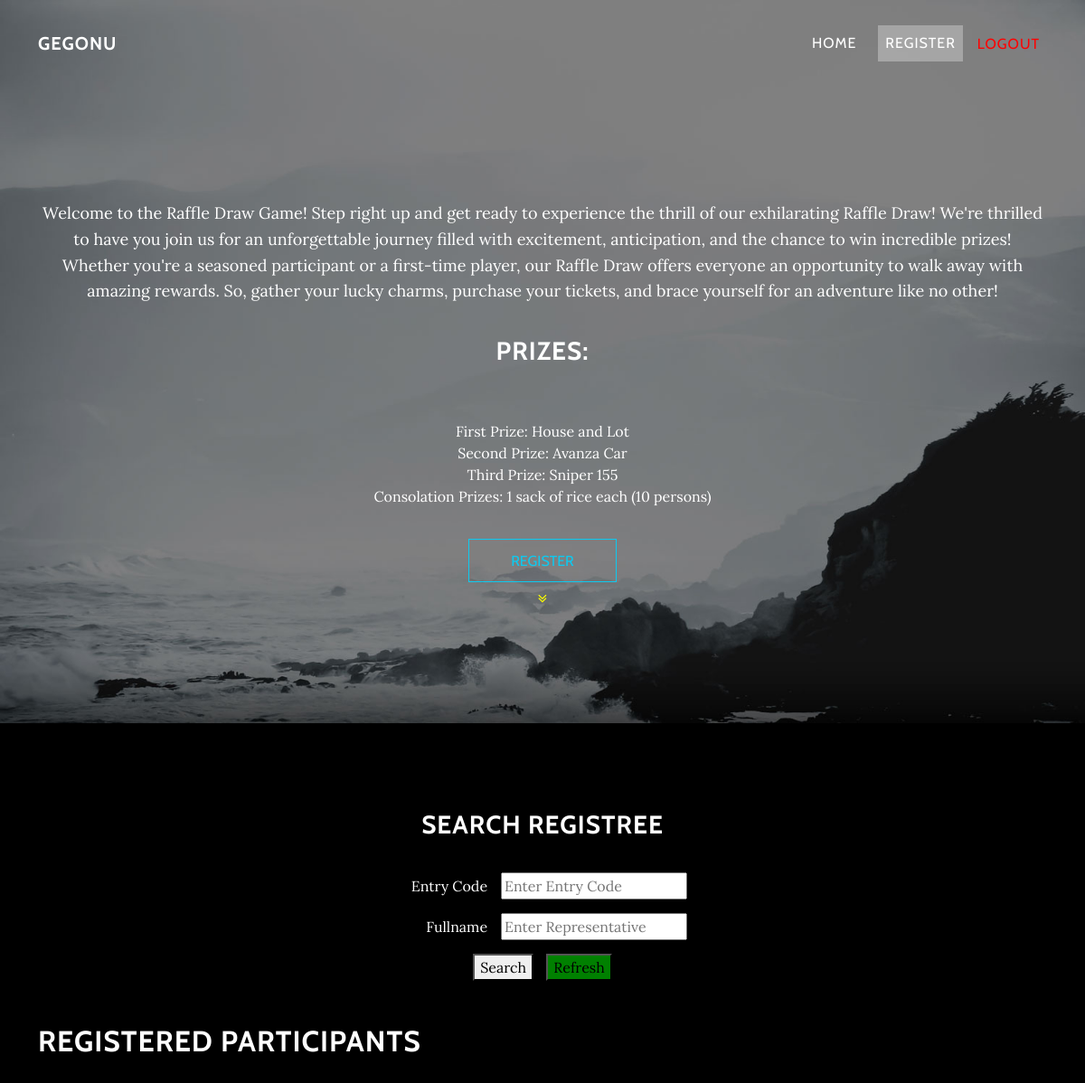
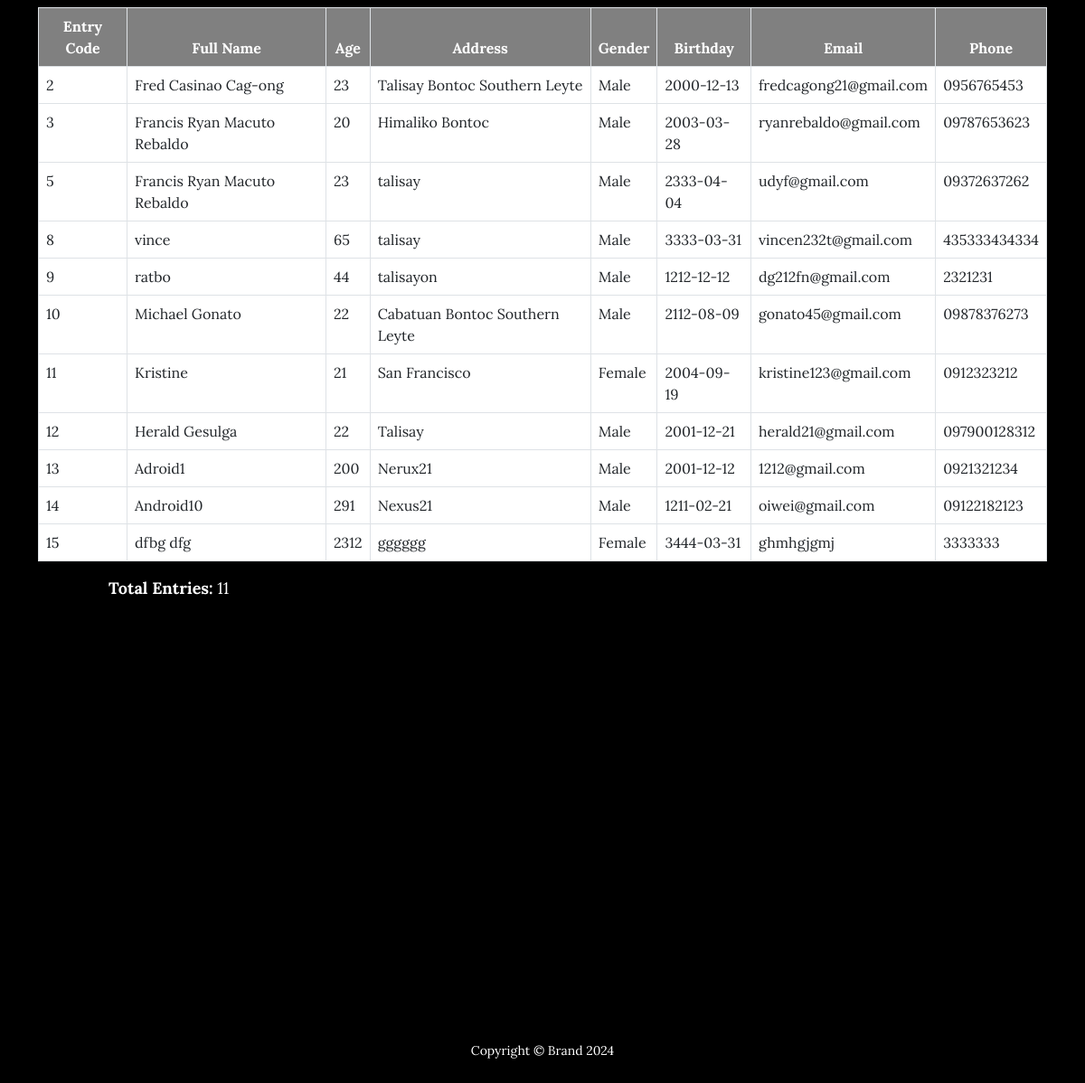
The app's page /index2.php with its own data (2 pictures, top to bottom).
### tables this page shows
CREATE TABLE `raffle_draw` (
  `id` int NOT NULL,
  `Fullname` varchar(255) DEFAULT NULL,
  `Age` int DEFAULT NULL,
  `Address` varchar(255) DEFAULT NULL,
  `Gender` varchar(255) DEFAULT NULL,
  `Bday` date DEFAULT NULL,
  `Email` varchar(255) DEFAULT NULL,
  `Phone` varchar(15) DEFAULT NULL
);

### index2.php (the view, shortened to what this page needs)
<!DOCTYPE html>
<html>
<head>
    <link rel="stylesheet" href="assets/bootstrap/css/bootstrap.min.css">
    <link rel="stylesheet" href="assets/fonts/font-awesome.min.css">
    <link rel="stylesheet" href="assets/css/Login-Form-Basic-icons.css">
</head>
<body id="page-top" data-bs-spy="scroll" data-bs-target="#mainNav" data-bs-offset="77">
    <nav class="navbar navbar-light navbar-expand-md fixed-top" id="mainNav">
        <div class="container">
            <a class="navbar-brand" href="index.php">GEGONU</a>
            <div class="collapse navbar-collapse" id="navbarResponsive">
                <ul class="navbar-nav ms-auto">
                    <li class="nav-item nav-link"><a class="nav-link" href="index.php">HOME</a></li>
                    <li class="nav-item nav-link"><a class="nav-link active" href="index2.php">REGISTER</a></li>
                    <li class="nav-item"><a class="nav-link" href="log-in.php" style="padding-bottom: 9px; color: red;margin-top: 9px;padding-top: 8px;">Logout</a></li>
                </ul>
            </div>
        </div>
    </nav>
    <header class="masthead" style="background-image:url('assets/img/intro-bg.jpg');">
        <div class="intro-body">
            <div class="container">
                <p class="text-white" style="margin-top: 75px;"><br><span style="color: white;">Welcome to the Raffle Draw Game! Step right up and get ready to experience the thrill of our exhilarating Raffle Draw! We're thrilled to have you join us for an unforgettable journey filled with excitement, anticipation, and the chance to win incredible prizes! Whether you're a seasoned participant or a first-time player, our Raffle Draw offers everyone an opportunity to walk away with amazing rewards. So, gather your lucky charms, purchase your tickets, and brace yourself for an adventure like no other!<br><span><h3>Prizes:</h3></span><br>First Prize: House and Lot <br>Second Prize: Avanza Car <br>Third Prize: Sniper 155 <br>Consolation Prizes:  1 sack of rice each (10 persons)</span><br></p>
            </div><a href="create.php"><button class="btn btn-outline-info" type="button" style="margin-right: 35px;margin-left: 35px;padding-left: 46px;padding-right: 46px;padding-bottom: 10px;padding-top: 12px;">REGISTER</button></a><br>
            <a style="color: yellow" class="btn btn-link" role="button" href="index2.php #registreee"><i class="fa fa-angle-double-down animated"></i></a>
        </div>
    </header>    <section id="registreee">
    <br><br><br><br>
<div class="form-container">
    <h3>Search Registree</h3>
    <form action="" method="POST" style="text-align: center;">
        <div class="form-group">
            <label for="id">Entry Code</label>
            <input type="text" name="id" id="id" placeholder="Enter Entry Code">
        </div>
        <div class="form-group">
            <label for="Fullname">Fullname</label>
            <input type="text" name="Fullname" id="Fullname" placeholder="Enter Representative">
        </div>
        <button type="submit" style="margin-right: 10px;">Search</button>
        <a href="index2.php"><button type="button" style="background-color: green;">Refresh</button></a>
    </form>
</div>
</section>
    <div class="container mt-5">
        <h2>Registered Participants</h2>
        <div class="table-responsive">
            <table class="table table-bordered table-hover">
                <thead>
                    <tr>
                        <th>Entry Code</th>
                        <th>Full Name</th>
                        <th>Age</th>
                        <th>Address</th>
                        <th>Gender</th>
                        <th>Birthday</th>
                        <th>Email</th>
                        <th>Phone</th>
                    </tr>
                </thead>
                <tbody>
                    <?php
                    include 'config.php';
                    $results = null;
                    if ($_SERVER['REQUEST_METHOD'] == "POST") {
                        $id = $_POST['id'];
                        $Fullname = $_POST['Fullname'];
                        $sqlquery = "SELECT * FROM raffle_draw WHERE id='$id' or Fullname='$Fullname'";
                    } else {
                        $sqlquery = "SELECT * FROM raffle_draw";
                    }
                    if ($results = mysqli_query($conn, $sqlquery)) {
                        while ($row = mysqli_fetch_array($results)) {
                            echo "<tr>";
                            echo "<td>".$row['id']."</td>";
                            echo "<td>".$row['Fullname']."</td>";
                            echo "<td>".$row['Age']."</td>";
                            echo "<td>".$row['Address']."</td>";
                            echo "<td>".$row['Gender']."</td>";
                            echo "<td>".$row['Bday']."</td>";
                            echo "<td>".$row['Email']."</td>";
                            echo "<td>".$row['Phone']."</td>";
                            echo "</tr>";
                        }
                    }
                    ?>
                </tbody>
            </table>
        </div>
    </div>
<div style="padding-left: 120px">
    <p><b>Total Entries: </b><?php echo mysqli_num_rows($results); ?></p>
</div>
    <section class="text-center content-section" id="about">
    </section>
    <footer>
        <div class="container text-center">
            <p>Copyright ©&nbsp;Brand 2024</p>
        </div>
    </footer>
</body>
</html>

### index2.php (style rules this page uses)
.table-bordered tbody tr:nth-child(even) { background-color: white; }
.table-bordered tbody tr:nth-child(odd) { background-color: white; }
.table-bordered thead th { background-color: gray; text-align: center; color: white; }
.table-responsive { display: flex; justify-content: center; }
.form-container { text-align: center; }
.form-container form { display: inline-block; text-align: left; }
.form-container form .form-group { margin-bottom: 15px; display: flex; align-items: center; }
.form-container form .form-group label { flex: 1; text-align: right; margin-right: 15px; }
.form-container form .form-group input[type="text"] { flex: 2; width: 100%; }

### records on screen
raffle_draw: id "2", Fullname "Fred Casinao Cag-ong", Age "23", Address "Talisay Bontoc Southern Leyte", Gender "Male", Bday "2000-12-13", Email "fredcagong21@gmail.com", Phone "0956765453"
raffle_draw: id "3", Fullname "Francis Ryan Macuto Rebaldo", Age "20", Address "Himaliko Bontoc", Gender "Male", Bday "2003-03-28", Email "ryanrebaldo@gmail.com", Phone "09787653623"
raffle_draw: id "5", Fullname "Francis Ryan Macuto Rebaldo", Age "23", Address "talisay", Gender "Male", Bday "2333-04-04", Email "udyf@gmail.com", Phone "09372637262"
raffle_draw: id "8", Fullname "vince", Age "65", Address "talisay", Gender "Male", Bday "3333-03-31", Email "vincen232t@gmail.com", Phone "435333434334"
raffle_draw: id "9", Fullname "ratbo", Age "44", Address "talisayon", Gender "Male", Bday "1212-12-12", Email "dg212fn@gmail.com", Phone "2321231"
raffle_draw: id "10", Fullname "Michael Gonato", Age "22", Address "Cabatuan Bontoc Southern Leyte", Gender "Male", Bday "2112-08-09", Email "gonato45@gmail.com", Phone "09878376273"
raffle_draw: id "11", Fullname "Kristine", Age "21", Address "San Francisco", Gender "Female", Bday "2004-09-19", Email "kristine123@gmail.com", Phone "0912323212"
raffle_draw: id "12", Fullname "Herald Gesulga", Age "22", Address "Talisay", Gender "Male", Bday "2001-12-21", Email "herald21@gmail.com", Phone "097900128312"
raffle_draw: id "13", Fullname "Adroid1", Age "200", Address "Nerux21", Gender "Male", Bday "2001-12-12", Email "1212@gmail.com", Phone "0921321234"
raffle_draw: id "14", Fullname "Android10", Age "291", Address "Nexus21", Gender "Male", Bday "1211-02-21", Email "oiwei@gmail.com", Phone "09122182123"
raffle_draw: id "15", Fullname "dfbg dfg", Age "2312", Address "gggggg", Gender "Female", Bday "3444-03-31", Email "ghmhgjgmj", Phone "3333333"

### other values on screen
mysqli_num_rows($results) "11"
